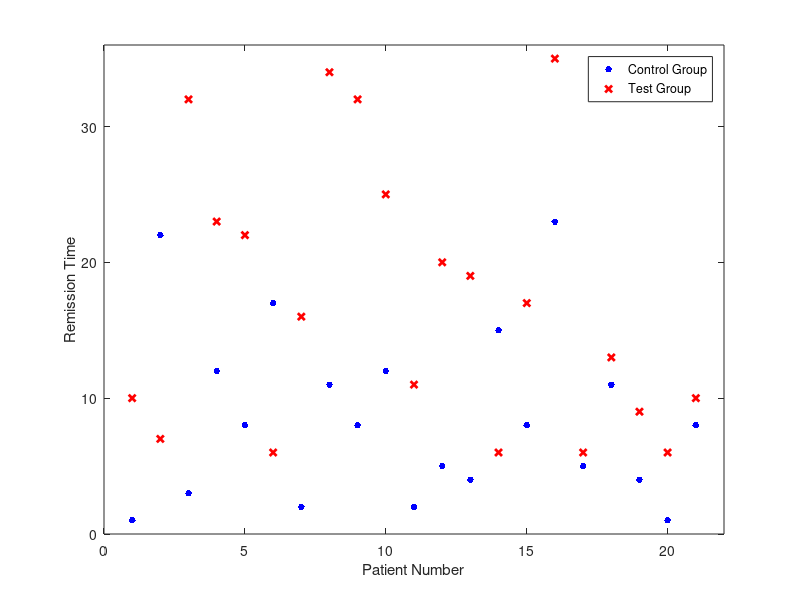

Recreate this plot in MATLAB.
%% Example 7.15
% There are two groups: a test group that was treated with a drug and a
% control group that was not. The latter is the frist 21 rows of the data.
% Test the null hypothesis that the median value of the differences between
% the test and control groups is zero.

%% Importing Data
clear; close all; clf;
remiss = importdata('remiss.dat');
x = remiss(1:21,2);
y = remiss(22:end,2);

%% Sign Test
[p, h, stats] = signtest(x, y);
xihat = stats.sign;

% The null hypothesis is strongly rejected. The difference is clearly illustrated
% in the figure.

%% Plotting Data
figure(1);
plot(remiss(1:21,1),x,'.b','MarkerSize',15)
hold on
plot(remiss(22:end,1),y,'rx','MarkerSize',5,'LineWidth',2)
hold off

xlabel 'Patient Number'
ylabel 'Remission Time'
xlim([0 22])
ylim([0 36])
legend('Control Group','Test Group','Location','best')